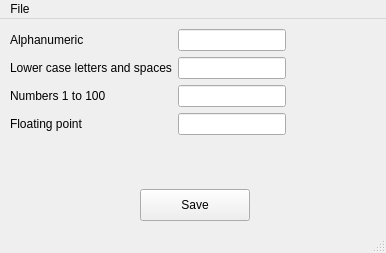
<?xml version="1.0" encoding="UTF-8"?>
<ui version="4.0">
 <class>Validators</class>
 <widget class="QMainWindow" name="Validators">
  <property name="geometry">
   <rect>
    <x>0</x>
    <y>0</y>
    <width>386</width>
    <height>253</height>
   </rect>
  </property>
  <property name="windowTitle">
   <string>MainWindow</string>
  </property>
  <widget class="QWidget" name="centralwidget">
   <widget class="QWidget" name="formLayoutWidget">
    <property name="geometry">
     <rect>
      <x>10</x>
      <y>10</y>
      <width>341</width>
      <height>131</height>
     </rect>
    </property>
    <layout class="QFormLayout" name="formLayout">
     <property name="fieldGrowthPolicy">
      <enum>QFormLayout::FieldsStayAtSizeHint</enum>
     </property>
     <item row="0" column="0">
      <widget class="QLabel" name="lab_alphanum">
       <property name="text">
        <string>Alphanumeric</string>
       </property>
      </widget>
     </item>
     <item row="0" column="1">
      <widget class="QLineEdit" name="le_alphanum">
       <property name="toolTip">
        <string>A-Z a-z 0-9 only</string>
       </property>
      </widget>
     </item>
     <item row="1" column="0">
      <widget class="QLabel" name="lab_letters_space">
       <property name="text">
        <string>Lower case letters and spaces</string>
       </property>
      </widget>
     </item>
     <item row="1" column="1">
      <widget class="QLineEdit" name="le_lcspace"/>
     </item>
     <item row="2" column="0">
      <widget class="QLabel" name="lab_nums_1_100">
       <property name="text">
        <string>Numbers 1 to 100</string>
       </property>
      </widget>
     </item>
     <item row="2" column="1">
      <widget class="QLineEdit" name="le_nums_1_100"/>
     </item>
     <item row="3" column="0">
      <widget class="QLabel" name="lab_float">
       <property name="text">
        <string>Floating point</string>
       </property>
      </widget>
     </item>
     <item row="3" column="1">
      <widget class="QLineEdit" name="le_float"/>
     </item>
    </layout>
   </widget>
   <widget class="QPushButton" name="bt_save">
    <property name="geometry">
     <rect>
      <x>140</x>
      <y>170</y>
      <width>110</width>
      <height>32</height>
     </rect>
    </property>
    <property name="text">
     <string>Save</string>
    </property>
   </widget>
  </widget>
  <widget class="QMenuBar" name="menubar">
   <property name="geometry">
    <rect>
     <x>0</x>
     <y>0</y>
     <width>386</width>
     <height>22</height>
    </rect>
   </property>
   <widget class="QMenu" name="menuFile">
    <property name="title">
     <string>File</string>
    </property>
    <addaction name="actionQuit"/>
   </widget>
   <addaction name="menuFile"/>
  </widget>
  <widget class="QStatusBar" name="statusbar"/>
  <action name="actionQuit">
   <property name="text">
    <string>Quit</string>
   </property>
  </action>
 </widget>
 <resources/>
 <connections>
  <connection>
   <sender>actionQuit</sender>
   <signal>triggered()</signal>
   <receiver>Validators</receiver>
   <slot>close()</slot>
   <hints>
    <hint type="sourcelabel">
     <x>-1</x>
     <y>-1</y>
    </hint>
    <hint type="destinationlabel">
     <x>174</x>
     <y>135</y>
    </hint>
   </hints>
  </connection>
 </connections>
</ui>
